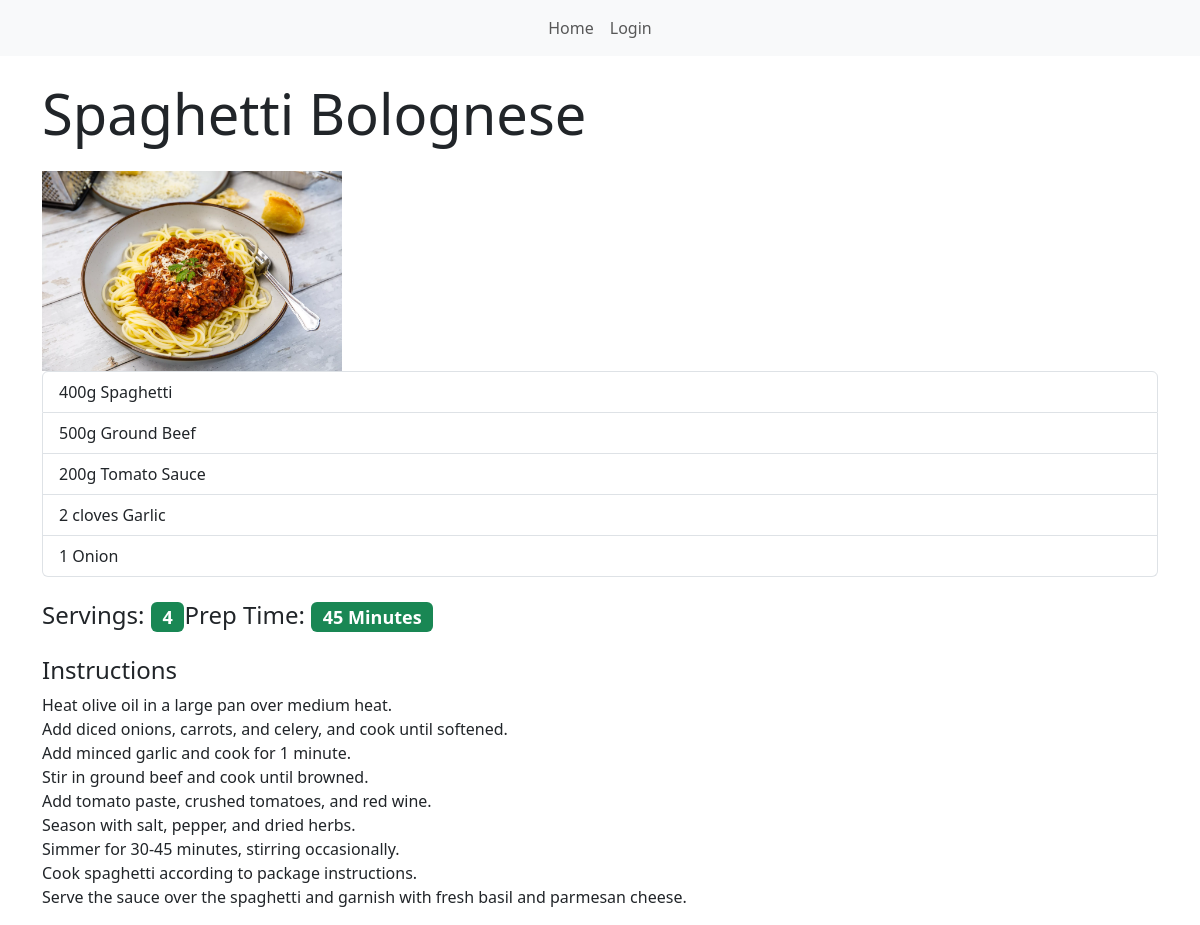
The page /details.php?RecipeID=1 on the database its author committed.
### tables this page shows
CREATE TABLE `Recipes` (
  `RecipeID` int(11) NOT NULL,
  `RecipeName` varchar(255) NOT NULL,
  `Instructions` text DEFAULT NULL,
  `PrepTime` int(11) DEFAULT NULL,
  `Servings` int(11) DEFAULT NULL,
  `Photo` varchar(255) DEFAULT NULL
);

CREATE TABLE `Ingredients` (
  `IngredientID` int(11) NOT NULL,
  `RecipeID` int(11) DEFAULT NULL,
  `IngredientName` varchar(255) NOT NULL,
  `Quantity` varchar(100) DEFAULT NULL
);

### details.php (the view, shortened to what this page needs)
<!DOCTYPE html>
<html lang="en">
<head>
    <link href="https://cdn.jsdelivr.net/npm/bootstrap@5.3.0/dist/css/bootstrap.min.css" rel="stylesheet">
</head>
<body>
    <header>
        <?php include("admin/includes/nav.php"); ?>
    </header>
    <main class="container mt-4">
        <?php
        $RecipeID = $_GET['RecipeID'];
        include('admin/includes/database.php');
        $query = "SELECT Recipes.RecipeName, Recipes.RecipeID, Recipes.PrepTime, Recipes.Instructions, Recipes.Servings,
                  Ingredients.IngredientName, Ingredients.Quantity, Recipes.Photo
                  FROM Recipes
                  INNER JOIN Ingredients ON Recipes.RecipeID = Ingredients.RecipeID
                  WHERE Recipes.RecipeID = '$RecipeID'";
        $ingredientsdisplay = mysqli_query($connect, $query);
        $recipe = mysqli_fetch_assoc($ingredientsdisplay);
        if (mysqli_num_rows($ingredientsdisplay) <= 0) {
            echo '<div class="alert alert-warning" role="alert">No recipe found.</div>';
        } else {
            echo '<h1 class="display-4 mb-4">' . $recipe['RecipeName'] . '</h1>';
            echo '<img src="' . $recipe['Photo'] . '" alt="Recipe Image" style="height: 200px; object-fit: cover;">';
            echo '<div class="list-group mb-4">';
            mysqli_data_seek($ingredientsdisplay, 0);
            while ($ingredient = mysqli_fetch_assoc($ingredientsdisplay)) {
                echo '<li class="list-group-item">' . $ingredient['Quantity'] . ' ' . $ingredient['IngredientName'] . '</li>';
            }
            echo '</div>';
            echo '<h4>Servings: <span class="badge bg-success">' . '   ' . $recipe['Servings'] . '</span>Prep Time: <span class="badge bg-success">' . $recipe['PrepTime'] . ' Minutes</span></h4>';
            echo '<div class="mt-4"><h4>Instructions</h4><p>' . nl2br(str_replace('.', '.<br>', $recipe['Instructions'])) . '</p></div>';
        }
        ?>
    </main>
</body>
</html>

### admin/includes/nav.php (shortened to what this page needs)
<nav class="navbar navbar-expand-lg navbar-light bg-light">
    <div class="container-fluid">
        <div class="collapse navbar-collapse justify-content-center" id="navbarNav">
            <ul class="navbar-nav text-center">
                <li class="nav-item">
                    <a class="nav-link" href="index.php">Home</a>
                </li>
                <?php if (!isset($_SESSION['id'])): ?>
                    <li class="nav-item">
                        <a class="nav-link" href="admin/index.php">Login</a>
                    </li>
                <?php endif; ?>
            </ul>
        </div>
    </div>
</nav>

### rows shown on the page
recipes: RecipeName "Spaghetti Bolognese", Photo (picture), Servings "4", PrepTime "45", Instructions "Heat olive oil in a large pan over medium heat. Add diced onions, carrots, and celery, and cook until softened. Add minced garlic and cook for 1 minute. Stir in ground beef and cook until browned. Add tomato paste, crushed tomatoes, and red wine. Season with salt, pepper, and dried herbs. Simmer for 30-45 minutes, stirring occasionally. Cook spaghetti according to package instructions. Serve the sauce over the spaghetti and garnish with fresh basil and parmesan cheese."
ingredients: Quantity "400g", IngredientName "Spaghetti"
ingredients: Quantity "500g", IngredientName "Ground Beef"
ingredients: Quantity "200g", IngredientName "Tomato Sauce"
ingredients: Quantity "2 cloves", IngredientName "Garlic"
ingredients: Quantity "1", IngredientName "Onion"
